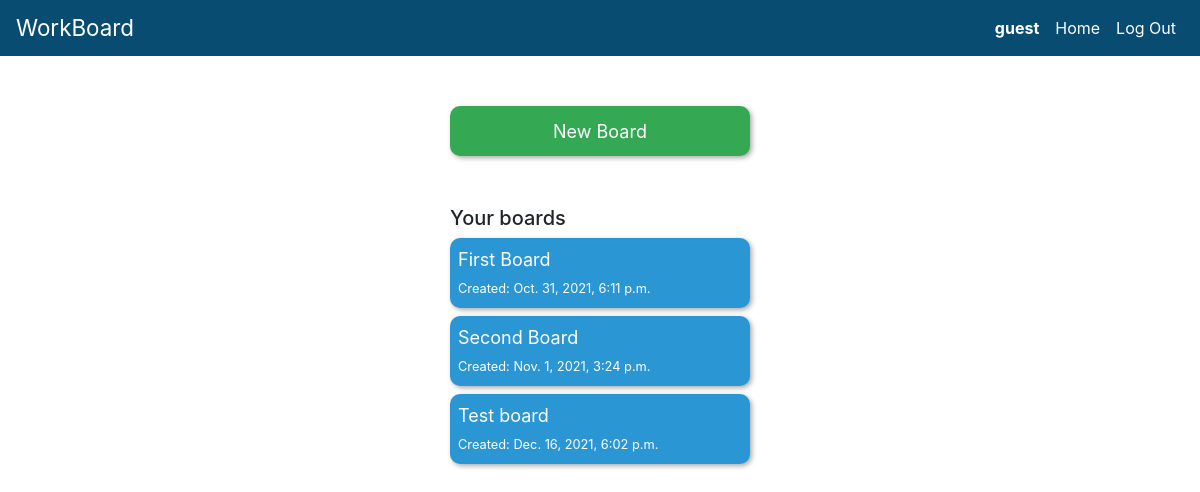
Screenshot of /workboard/ (signed in) with the database file from the repository.
### landing_page/models.py (models this page shows, shortened)
class User(AbstractUser):
    number_of_followers = models.IntegerField(default=0)
    number_of_followings = models.IntegerField(default=0)

### workboard/models.py (models this page shows, shortened)
class Board(models.Model):
	creator = models.ForeignKey(User, on_delete=models.CASCADE, related_name='boards')	# related name: User.maps
	title = models.CharField(max_length=50)
	description = models.TextField(blank=True)
	public_visibility = models.BooleanField(default=False)
	archived = models.BooleanField(default=False)
	timestamp = models.DateTimeField(auto_now_add=True)

### workboard/views.py (the view)
# urls.py: path("", views.index, name="index"),
def index(request):
	if request.user.is_authenticated:
		logged_user = User.objects.get(pk=request.user.id)
		personal_boards = Board.objects.filter(creator=logged_user, archived=False)
		archived_boards = Board.objects.filter(creator=logged_user, archived=True)
		return render(request, 'workboard/index.html', {
			'personal_boards': personal_boards,
			'archived_boards': archived_boards
		})
	else:	# Redirect to the login page
		return HttpResponseRedirect(reverse('login'))

### workboard/templates/workboard/index.html (shortened to what this page needs)
{% extends 'workboard/layout.html' %}
{% load static %}
{% block body %}
{% if user.is_authenticated %}
<div class="flex-container">
	<div class="flexbox-item">
		<div id="new-board-btn">
			<button id="create-board-form-btn">New Board</button>
		</div>
		<div id="more-boards">
			<h5>Your boards</h5>
			<ul class="boards-list">
				{% for board in personal_boards %}
					<li>
						<a href="{% url 'workboard:board-page' board.id %}">
							<button class="active-list-item">{{ board.title }}<br><span class="timestamp">Created: {{ board.timestamp }}</span></button>
						</a>
					</li>
				{% empty %}
					<li>You don't have any active boards.</li>
				{% endfor%}
			</ul>
{% endif %}
		</div>
	</div>
</div>
{% endblock %}

### workboard/templates/workboard/layout.html (shortened to what this page needs)
{% load static %}
<!DOCTYPE html>
<html lang="en">
	<head>
		<link rel="stylesheet" href="https://stackpath.bootstrapcdn.com/bootstrap/4.4.1/css/bootstrap.min.css">
		<link rel="stylesheet" href="{% static 'workboard/styles.css' %}">
	</head>
	<body>
		<nav class="navbar navbar-expand navbar-light">
			<span class="app-title">WorkBoard</span>
			<ul class="navbar-nav ml-auto">
				{% if user.is_authenticated %}
					<li class="nav-item">
						<a class="nav-link"><strong>{{ user.username }}</strong></a>
					</li>
					<li class="nav-item">
						<a class="nav-link link-over" href="{% url 'workboard:guest-view' %}" title="View Projects">Home</a>
					</li>
					<li id="log-out" class="nav-item">
						<a class="nav-link link-over" href="{% url 'workboard:logout' %}" title="End session">Log Out</a>
					</li>
				{% endif %}
			</ul>
		</nav>
		{% block body %}
		{% endblock %}
	</body>
</html>

### workboard/static/workboard/styles.css (style rules this page uses)
:root { --dark-blue-trello: #094C72; --medium-blue-trello: #0079BF; --light-blue-trello: #2B96D4; --lightest-blue-trello: #56ABDC; --column-header-color: #D9D9D9; --column-color: #F2F2F2; }
.flex-container { display: flex; justify-content: space-around; }
#create-board-form-btn { width: 300px; height: 50px; padding: 5px; margin: 50px 0px; border: none; border-radius: 10px; font-size: large; color: white; background-color: #34A853; box-shadow: 2px 2px 5px #aaaaaa; }
.boards-list { padding: 0; list-style: none; }
.active-list-item { background-color: var(--light-blue-trello); }
.boards-list button { color: white; font-size: large; text-align: left; margin-bottom: 8px; padding: 8px; width: 100%; border: none; border-radius: 10px; box-shadow: 2px 2px 5px #aaaaaa; }
.timestamp { font-size: 0.8rem; }
nav { background-color: var(--dark-blue-trello); }
.app-title { font-size: 1.4rem; color: white; }
.nav-link { color: white !important; }

### rows the page displays
User: username "guest"
Board: title "First Board", timestamp "Oct. 31, 2021, 6:11 p.m."
Board: title "Second Board", timestamp "Nov. 1, 2021, 3:24 p.m."
Board: title "Test board", timestamp "Dec. 16, 2021, 6:02 p.m."
